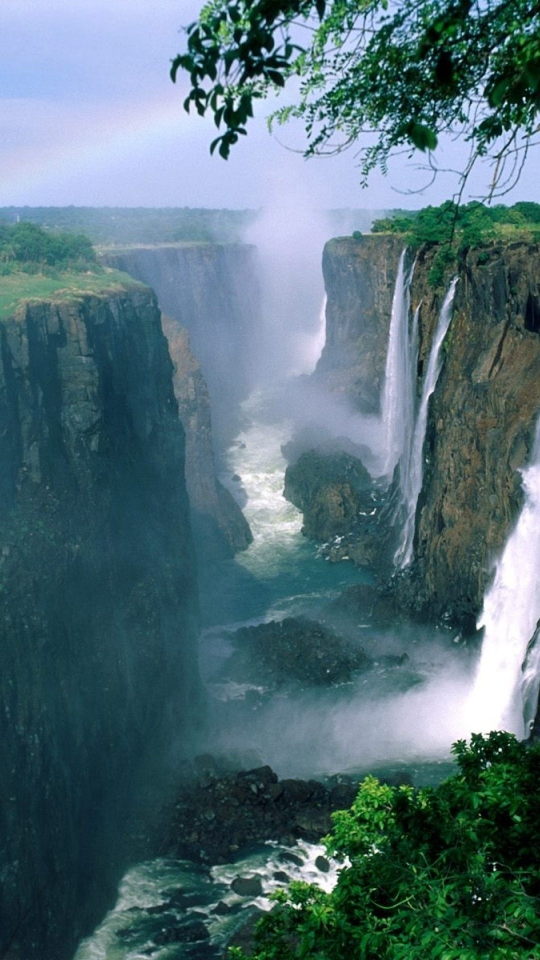
#> input picture 398027.jpg, 1080 x 1920 px, found by its file name (shown at 1/2 size)
$ python paypr.py
#> lines starting #> are read from the running program, lines starting #| are printed output that depends on the picture
#! Python 3.9
# This application will take in an image and
#  an output screen size (1080p, 2k, 4k, etc.)
#  and output the image resized to best fit
#  the screen with a blown up, blurred out
#  version of the same image behind it.
from PIL import Image, ImageFilter
import sys
import os
from datetime import date

# Constant screen size tuples
SS_HD = (1280, 720)
SS_FHD = (1920, 1080)
SS_WUXGA = (1920, 1200)
SS_QHD = (2560, 1440)
SS_2K = (2560, 1440)
SS_UHD = (3840, 2160)
SS_4K = (3840, 2160)
SS_5K = (5120, 2880)

SCREEN_SIZES = {
    "HD": SS_HD,
    "FHD": SS_FHD,
    "WUXGA": SS_WUXGA,
    "QHD": SS_QHD,
    "2K": SS_2K,
    "UHD": SS_UHD,
    "4K": SS_4K,
    "5K": SS_5K,
}

# Orientations
O_PORTRAIT = "portrait"
O_LANDSCAPE = "landscape"
O_SQUARE = "square"


class Paypr:
    def __init__(self, input_image, output_size="FHD"):
#> called with input_image = '398027.jpg', output_size = 'FHD'
        self.input_image = Image.open(input_image)
#> self.input_image is the input picture: PIL image 1080x1920 RGB; mean R, G, B 84, 111.7, 120.1
        self.input_image_width, self.input_image_height = self.input_image.size
#> self.input_image_width = 1080; self.input_image_height = 1920
        self.input_orientation = self._set_orientation(
            self.input_image_width, self.input_image_height
        )
#> self.input_orientation = 'portrait'
        self.output_size = SCREEN_SIZES[output_size]
        self.output_image_name = (
            f"{os.path.splitext(input_image)[0]}_{output_size}_{date.today()}.png"
        )
        self.output_image = Image.new("RGBA", self.output_size)
#> self.output_image: PIL image 1920x1080 RGBA; every value is 0

    def _set_orientation(self, width, height):
        if width > height:
            return O_LANDSCAPE
        elif height > width:
            return O_PORTRAIT
        else:
            return O_SQUARE

    # Setting input image larger than output size and blurring
    def _output_image_background(self):
        bg_width = 0
        bg_height = 0
        crop_box_x_front = 0
        crop_box_x_back = 0
        crop_box_y_front = 0
        crop_box_y_back = 0

        if self.input_orientation == O_SQUARE or self.input_orientation == O_PORTRAIT:
            bg_width = self.output_size[0] + 10
            bg_height = int(
                (float(bg_width) / float(self.input_image_width))
                * float(self.input_image_height)
            )
#> bg_height = 3431
            bg_middpoint = (int(bg_width / 2), int(bg_height / 2))
#> bg_middpoint = (965, 1715)
            crop_box_x_front = 5
            crop_box_x_back = self.output_size[0] - 4
            crop_box_y_front = bg_middpoint[1] - int(self.output_size[1] / 2)
#> crop_box_y_front = 1175
            crop_box_y_back = crop_box_y_front + self.output_size[1]
#> crop_box_y_back = 2255
        else:
            bg_height = self.output_size[1] + 10
            bg_width = int(
                (float(bg_height) / float(self.input_image_height))
                * float(self.input_image_width)
            )
            bg_middpoint = (int(bg_width / 2), int(bg_height / 2))
            crop_box_y_front = 5
            crop_box_y_back = self.output_size[1] - 4
            crop_box_x_front = bg_middpoint[0] - int(self.output_size[0] / 2)
            crop_box_x_back = crop_box_x_front + self.output_size[0]

        bg_image = (
            self.input_image.resize((bg_width, bg_height))
            .filter(filter=ImageFilter.GaussianBlur(20))
            .crop(
                (crop_box_x_front, crop_box_y_front, crop_box_x_back, crop_box_y_back)
            )
        )
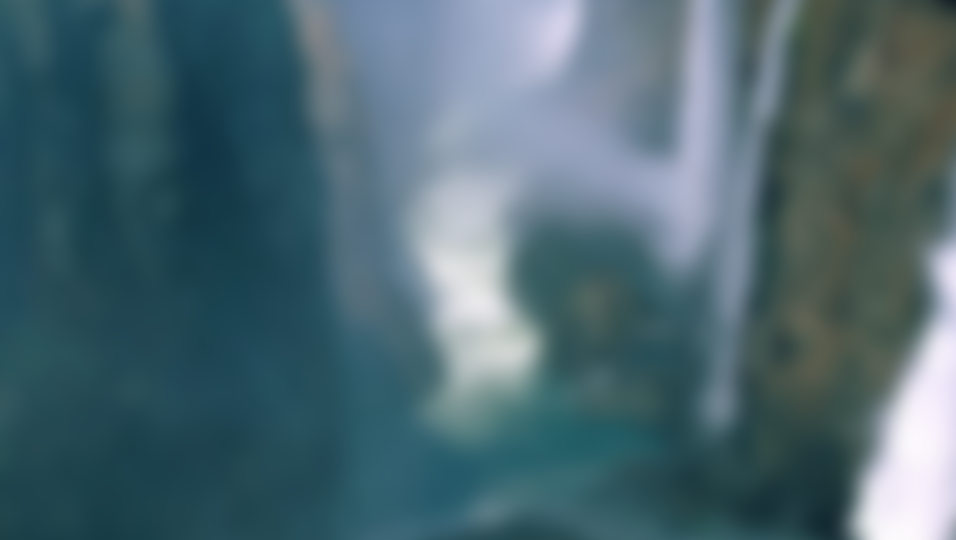
#> bg_image: PIL image 1911x1080 RGB (shown at 1/2 size); mean R, G, B 76.2, 103.9, 113.1
        self.output_image.paste(bg_image)
        print("Background image complete...")

    def _output_image_foreground(self):
        leading_x = 0
        leading_y = 0
        too_big = False
        paste_image = self.input_image
        if (
            self.input_image_width > self.output_size[0]
            or self.input_image_height > self.output_size[1]
        ):
            too_big = True

        if too_big:
            resize_width = 0
            resize_height = 0
            if (
                self.input_orientation == O_PORTRAIT
                or self.input_orientation == O_SQUARE
            ):
                resize_height = self.output_size[1]
                resize_width = int(
                    (float(resize_height) / float(self.input_image_height))
                    * float(self.input_image_width)
                )
#> resize_width = 607
            else:
                resize_width = self.output_size[0]
                resize_height = int(
                    (float(resize_width) / float(self.input_image_width))
                    * float(self.input_image_height)
                )
            paste_image = self.input_image.resize((resize_width, resize_height))
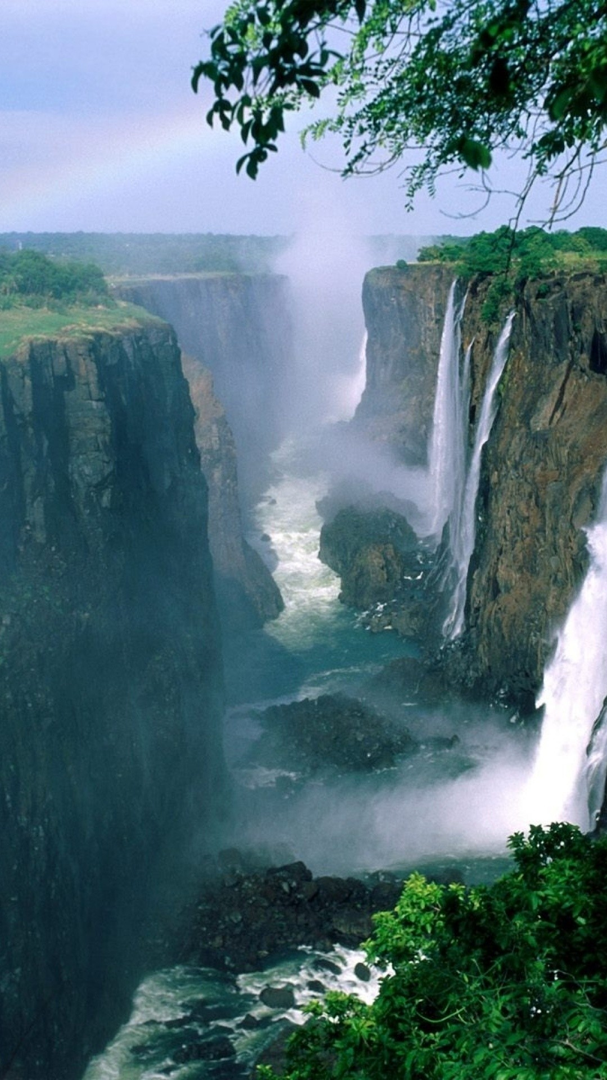
#> paste_image: PIL image 607x1080 RGB; mean R, G, B 84, 111.7, 120.1

        midpoint_x = int(self.output_size[0] / 2)
        midpoint_y = int(self.output_size[1] / 2)
        leading_x = midpoint_x - int(paste_image.size[0] / 2)
#> leading_x = 657
        leading_y = midpoint_y - int(paste_image.size[1] / 2)
#> leading_y = 0
        self.output_image.paste(paste_image, (leading_x, leading_y))
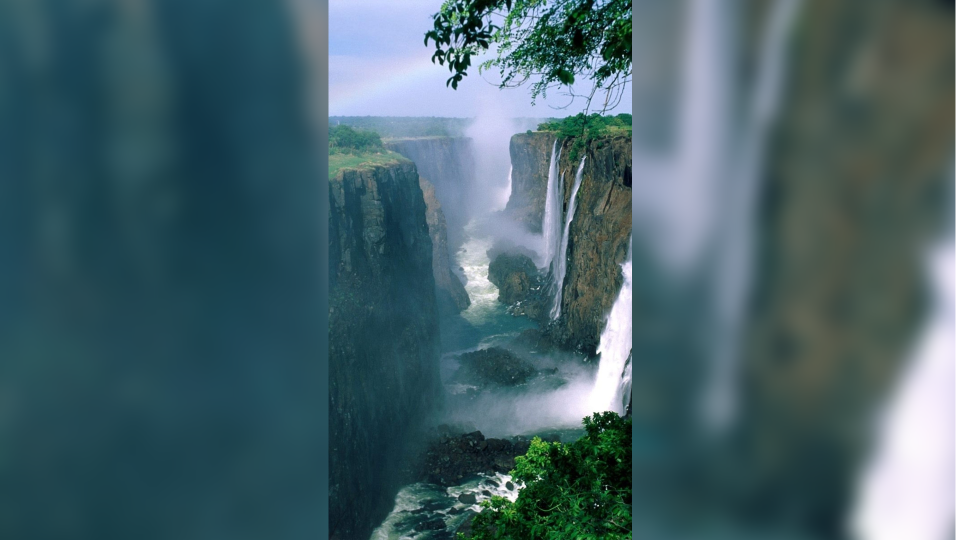
#> self.output_image: PIL image 1920x1080 RGBA (shown at 1/2 size); mean R, G, B, A 70, 97.6, 105.1, 253.8; transparent parts drawn white
        print("Top image placed...")

    # Main entry point for application
    def create_wallpaper(self):
        print("Creating Wallpaper...")
        self._output_image_background()
        self._output_image_foreground()

        print("Image created, saving...")
        self.output_image.save(self.output_image_name)
        print("Done!")


# This is for testing only, CLI should normally be used
if __name__ == "__main__":
    print("DEBUG")
    wallpaper = Paypr(input_image="398027.jpg")
    wallpaper.create_wallpaper()
